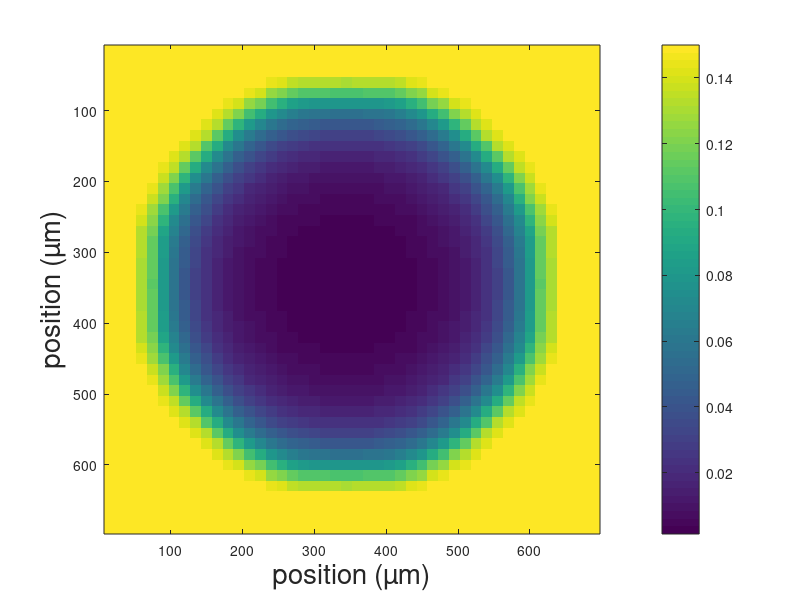
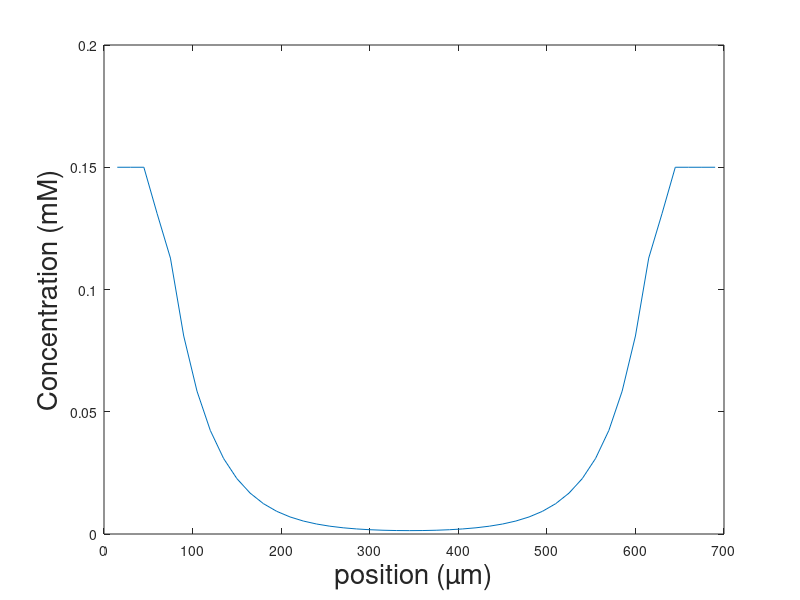
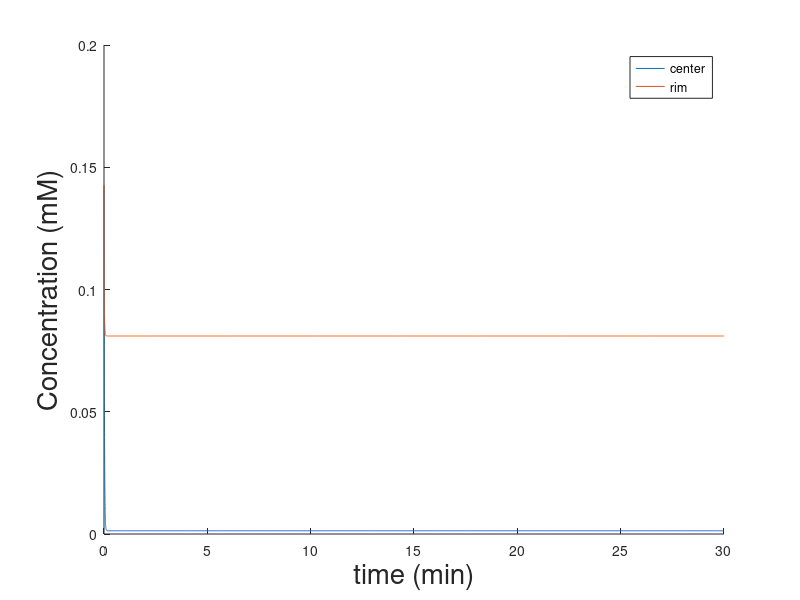

These charts were generated, in order, by the following MATLAB code:
clear all;
close all;

tic()
sz = 46;
O = zeros(sz,sz);
kO = zeros(sz,sz);

DOx = ones(sz,sz);
DOx = 100000*DOx;
DO_tissue = 100000;
kO_tissue = 50;
r = round(sz/2.2)-2; %radius of the tissue circle in units

dx = 15;
dt = 1/1000;
ntime = 30/dt;

%giving all indexes corresponding to a center circle
[i,j,v] = find(DOx!=0);
dsy = j-round(sz/2);
dsx = i-round(sz/2);
DOx(find((dsx.^2+dsy.^2)<r^2))= DO_tissue;
kO(find((dsx.^2+dsy.^2)<r^2))= kO_tissue;

O(:,:) =0.15;



tic()
for i=1:ntime
    i

    O(find((dsx.^2+dsy.^2)>=r^2))= 0.15;

    %explicit  scheme
    %x-step
    O(2:sz-1,:) =  O(2:sz-1,:) + dt*(DOx(3:sz,:)-DOx(1:sz-2,:))/(4*dx^2).*(O(3:sz,:)-O(1:sz-2,:)) + DOx(2:sz-1,:)*dt/dx^2.*(O(3:sz,:) -2*(O(2:sz-1,:)) + O(1:sz-2,:)) -kO(2:sz-1,:).*O(2:sz-1,:)*dt;
    %y-step
    O(:,2:sz-1) =  O(:,2:sz-1) + dt*(DOx(:,3:sz)-DOx(:,1:sz-2))/(4*dx^2).*(O(:,3:sz)-O(:,1:sz-2))+ DOx(:,2:sz-1)*dt/dx^2.*(O(:,3:sz) -2*(O(:,2:sz-1)) + O(:,1:sz-2));

    Ot(i,1) =  O(round(sz/2),round(sz/2));
    Ot(i,2) =  O(round(sz/2),round(sz/2-r+2));


endfor
toc()

fO = figure;
aO = axes(fO);
imagesc((1:sz)*dx,(1:sz)*dx,O)
colorbar
xlabel(aO,'position (µm)','fontsize',20)
ylabel(aO, 'position (µm)','fontsize',20)
%title(aO, ['d= ' num2str(r*2*dx) '$\mu$m, D=' num2str(DO_tissue) '$\mu$m$^2$/min, k=' num2str(kO_tissue) 'mM/min, dt =' num2str(dt) 'mn, dx =' num2str(dx) '$\mu$m'])

fOx = figure;
aOx = axes(fOx);
plot((1:sz)*dx,O(round(sz/2),:))
xlabel(aOx,'position (µm)','fontsize',20)
ylabel(aOx, 'Concentration (mM)','fontsize',20)
%title(aOx, ['d= ' num2str(r*2*dx) '$\mu$m, D=' num2str(DO_tissue) '$\mu$m$^2$/min, k=' num2str(kO_tissue) 'mM/min, dt =' num2str(dt) 'mn, dx =' num2str(dx) '$\mu$m'])

fOt  = figure;
aOt = axes(fOt);
hold(aOt);
plot(aOt,(1:ntime)*dt,Ot(:,1))
plot(aOt,(1:ntime)*dt,Ot(:,2))
xlabel(aOt,'time (min)','fontsize',20)
ylabel(aOt, 'Concentration (mM)','fontsize',20)
legend(aOt,'center','rim')
%title(aOt, ['d= ' num2str(r*2*dx) '$\mu$m, D=' num2str(DO_tissue) '$\mu$m$^2$/min, k=' num2str(kO_tissue) 'mM/min, dt =' num2str(dt) 'mn, dx =' num2str(dx) '$\mu$m'])


print (fO, "/home/antony/Documents/Post-doc/test_fortran/plots/RD_O_cons_sph.pdf", "-dpdflatexstandalone","-S480,360","-FCalibri:22");
print (fOx, "/home/antony/Documents/Post-doc/test_fortran/plots/RD_Ox_cons_sph.pdf", "-dpdflatexstandalone","-S480,360","-FCalibri:22");
print (fOt, "/home/antony/Documents/Post-doc/test_fortran/plots/RD_Ot_cons_sph.pdf", "-dpdflatexstandalone","-S480,360","-FCalibri:22");

%name configs and run them with different parameters
%cons1 Schaller cons / my parameters  small tissue D 6000 k 20 cell diam 2.5
%cons2 Schaller cons / my parameters large tissue D 6000 k 20 cell diam 2.5
%cons3 Schaller cons / Schaller parameters small tissue D 6000 k 10 cell diam 3
%cons4 Schaller/Mao cons / Mao parameters small tissue D 1200 k 3.5 cell diam 6.6
%cons5 unknown cons / my parameters small tissue D 10000 k 20 cell diam 7.5
%cons6 unknown cons / my parameters large tissue D 10000 k 10 cell diam 7.5
%model 2----------------------------------------------
%cons7 unknown cons / my parameters large tissue D 10000 kt 4 cell diam 7.5
%cons8 unknown cons / my parameters small tissue D 10000 kt 4 cell diam 7.5
